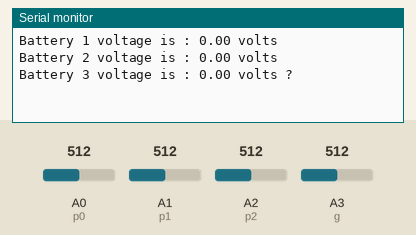
This sketch was run on a simulated Arduino Uno, built with avr-gcc and run on an emulated ATmega328P. On the bench: the last lines printed to the serial monitor. Inputs (shaded band) come from the test bench; at power-on: A0 (p0) = 512, A1 (p1) = 512, A2 (p2) = 512, A3 (g) = 512.

Above: at 1.8 s.
1.9 s: A0 (p0) set to 716
3.4 s: A1 (p1) set to 716
4.9 s: A2 (p2) set to 716
At 5.8 s:
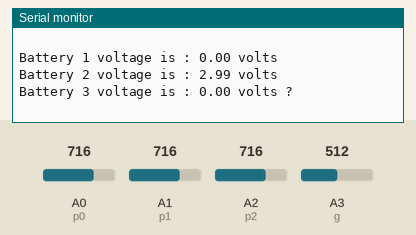
6.4 s: A3 (g) set to 306
At 7.7 s:
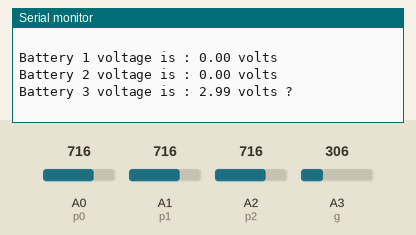
7.9 s: A0 (p0) set to 992
At 8.9 s:
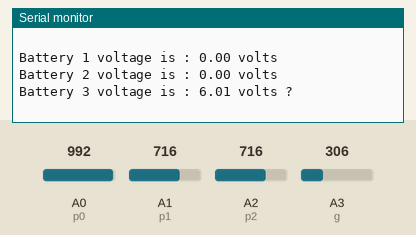
9.4 s: A1 (p1) set to 992
At 11.7 s:
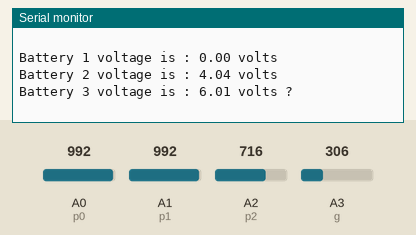
Timing chart, 0 to 11.9 s (numbered marks = the images above; inputs shaded):
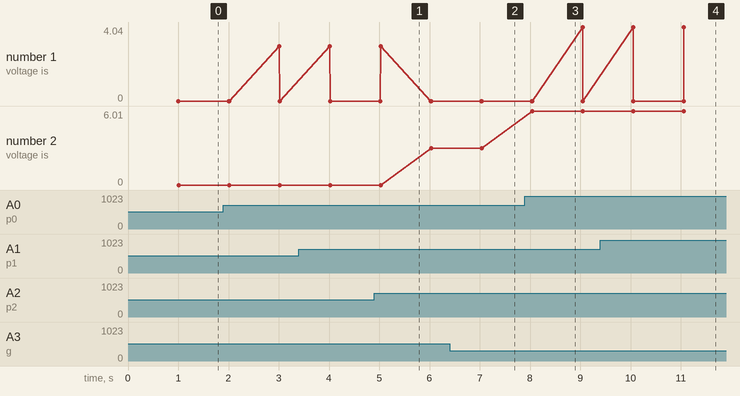

Measured:
- after the input at 9.4 s, the serial monitor: prints a new line after 1.7 s (image 4)

The sketch:

Arduino_code_EDC.ino
```cpp
#define p0 A0
#define p1 A1
#define p2 A2
#define g A3


void setup() {
  // put your setup code here, to run once:
  Serial.begin(115200);
  pinMode(p0,INPUT);
  pinMode(p1,INPUT);
  pinMode(p2,INPUT);
  pinMode(g,INPUT);
}

void loop() {
  // put your main code here, to run repeatedly:
  float V1=analogRead(p0);
  float V2=analogRead(p1);
  float V3=analogRead(p2);
  float G  =analogRead(g);
  // float c=5/1024;
  // Serial.println(c);
  V1=V1-G;
  V2=V2-G;
  V3=V3-G;
  V1=V1*5/1024;
  V2=V2*5/1024;
  V3=V3*5/1024;
  V1=3*V1-3*V2;
  V2=3*V2-3*V3;
  V3=3*V3;
  String msg;
    msg=String("Battery 1 voltage is : ")+String(V1)+String(" volts \n")+String("Battery 2 voltage is : ")+String(V2)+String(" volts \n")+String("Battery 3 voltage is : ")+String(V3)+String(" volts ?\n ");
    delay(1000);
  Serial.println(msg);
}
```
